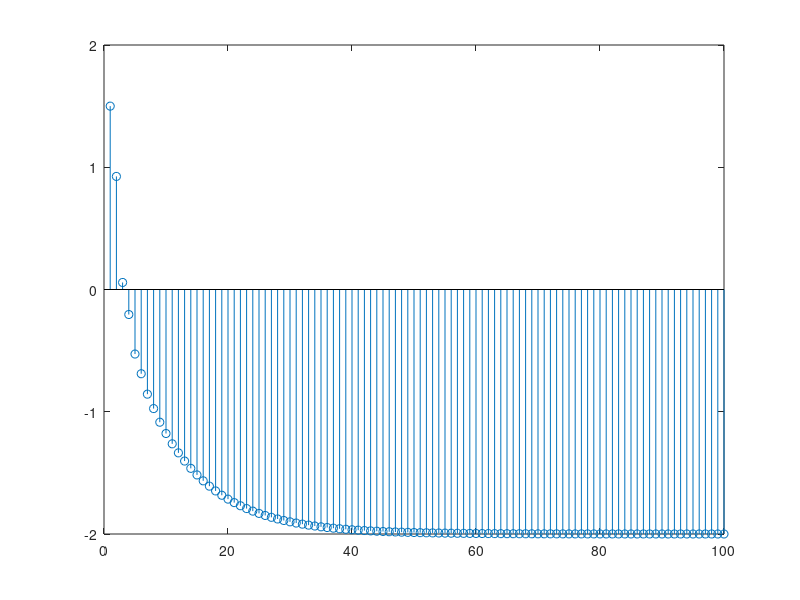

Source code (MATLAB): (Note: this script raises an error after producing the figure.)
clc; clear; close all
%CA1, Anaies Golboudaghians 40122113 DSP
%Part 4
b = [0.45 0.4 -1];
a = [1 -0.4 -0.45];
y = [0 3];
x = [2 2];
zi = filtic(b, a, y, x);
n = 0:99;
x_input = 2 + ((0.5).^n);
y1 = filter(b, a, x_input, zi);
figure
stem(y1);

[r,p,k] = residuez(b,a);
syms z
H = r(1)/(1-(p(1)*(z^(-1)))) + r(2)/(1-(p(2)*(z^(-1)))) + k;
h = iztrans(H);
h_mf = matlabFunction(h);
h_n = h_mf(n);
y2 = conv(x_input,h_n);
figure
stem(y2);
